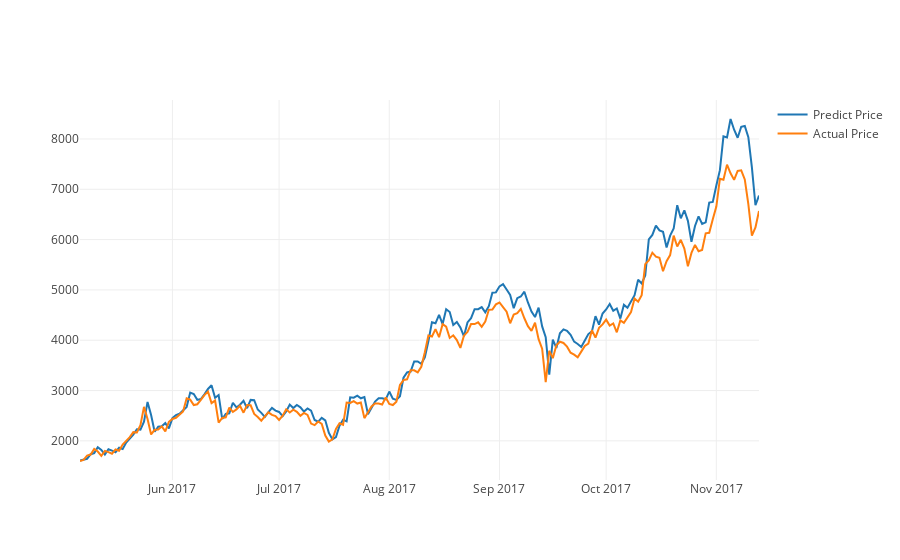

Notebook code for this chart:
### Markdown cell above
#### Plot predicted and actual line graph with X=dates, Y=USD

### Code cell
actual_chart = go.Scatter(x=predictDates, y=testY_reshape, name= 'Actual Price')
predict_chart = go.Scatter(x=predictDates, y=yhat_reshape, name= 'Predict Price')
py.iplot([predict_chart, actual_chart])

### Figure 1 — Plotly figure (JSON) as saved in the notebook; plotly's stock layout.template omitted (floating-point values rounded to 4 significant figures; data arrays with more than 128 entries replaced by an {"elided": "..."} marker saying what was removed)
{"data": [{"name": "Predict Price", "type": "scatter", "x": {"elided": "192 str values"}, "y": {"elided": "192 float values"}}, {"name": "Actual Price", "type": "scatter", "x": {"elided": "192 str values"}, "y": {"elided": "192 float values"}}], "layout": {}}
